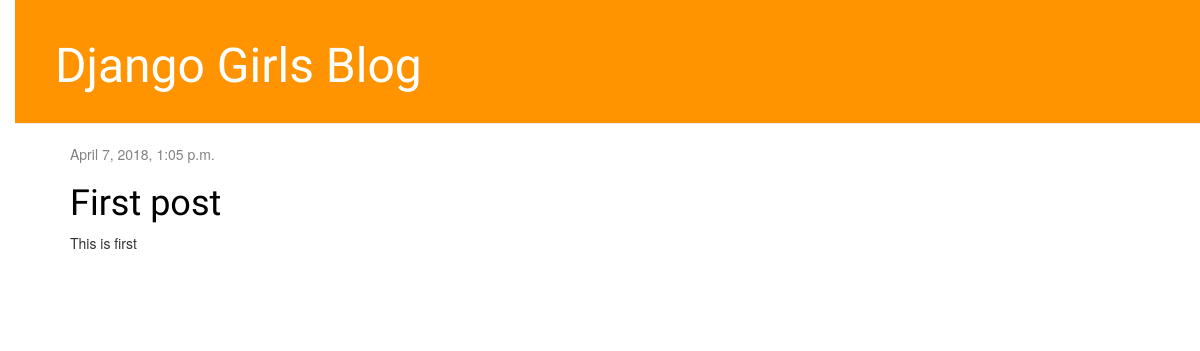
Before: / with the older database file.
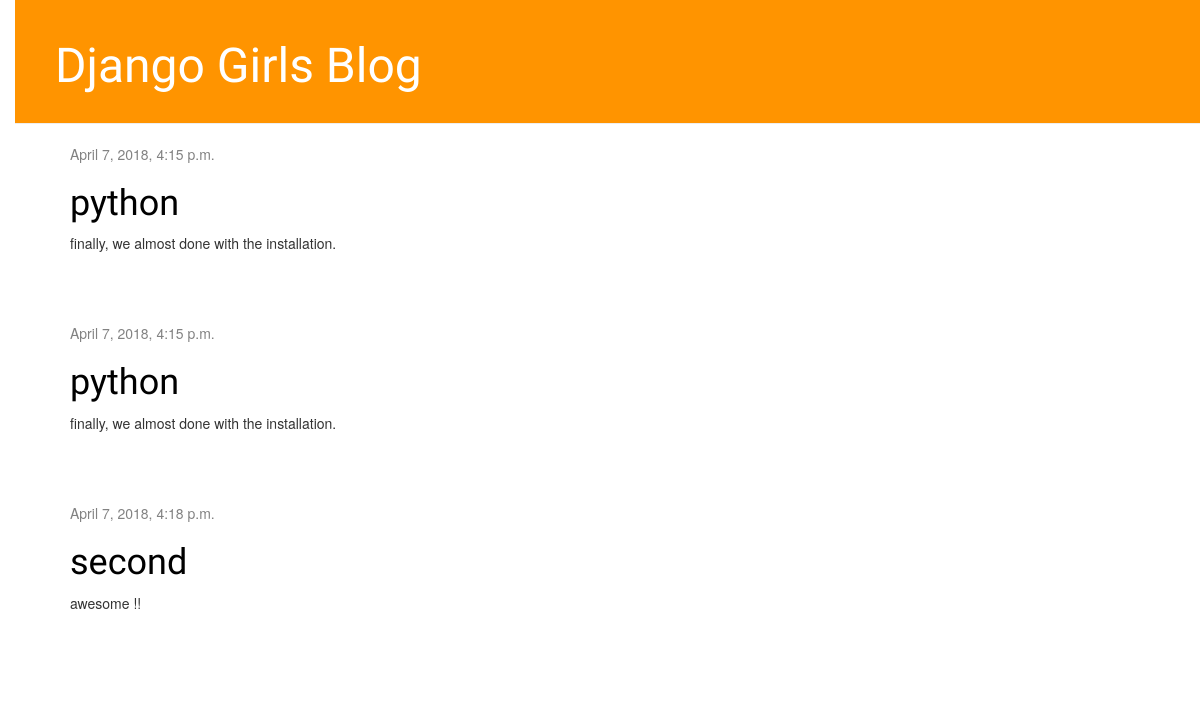
After: the same page with the newer database file.
### blog/models.py (models this page shows)
class Post(models.Model):
    author = models.ForeignKey('auth.User',on_delete=models.CASCADE)
    title = models.CharField(max_length=200)
    text = models.TextField()
    created_date = models.DateTimeField(
    default=timezone.now)
    published_date = models.DateTimeField(
    blank=True, null=True)

### blog/views.py (the view)
# urls.py: url(r'^$', views.post_list, name='post_list'),
def post_list(request):
    posts = Post.objects.filter(published_date__lte=timezone.now()).order_by('published_date')
    return render(request, 'blog/post_list.html', {'posts': posts})

### blog/templates/blog/post_list.html
{% extends 'blog/base.html' %}
{% block content %}
    {% for post in posts %}
    <div class="post">
        <div class="date">
            {{ post.published_date }}
        </div>
        <h1>
            <a href="{% url 'post_detail' pk=post.pk %}">{{ post.title }}</a>
        </h1>
        <p>{{ post.text|linebreaksbr }}</p>
    </div>
    {% endfor %}
{% endblock %}

### blog/templates/blog/base.html (shortened to what this page needs)
{% load staticfiles %}
<html>
<head>
    <link rel="stylesheet" href="//maxcdn.bootstrapcdn.com/bootstrap/3.2.0/css/bootstrap.min.css">
    <link rel="stylesheet" href="//maxcdn.bootstrapcdn.com/bootstrap/3.2.0/css/bootstrap-theme.min.css">
    <link rel="stylesheet" href="{% static 'css/blog.css' %}">
</head>
<body>
    <body>
        <div class="page-header">
            <h1>
                <a href="/">Django Girls Blog</a>
            </h1>
        </div>
        <div class="content container">
            <div class="row">
                <div class="col-md-8">
                    {% block content %} {% endblock %}
                </div>
            </div>
        </div>
    </body>
</body>
</html>

### blog/static/css/blog.css (style rules this page uses)
h1 a { color: #FCA205; font-family: 'Lobster'; }
body { padding-left: 15px; }
.page-header { background-color: #ff9400; margin-top: 0; padding: 20px 20px 20px 40px; }
.page-header h1, .page-header h1 a, .page-header h1 a:visited, .page-header h1 a:active { color: #ffffff; font-size: 36pt; text-decoration: none; }
.content { margin-left: 40px; }
h1, h2, h3, h4 { font-family: 'Lobster', cursive; }
.date { color: #828282; }
.post { margin-bottom: 70px; }
.post h1 a, .post h1 a:visited { color: #000000; }

Changed rows visible on the page:
removed Post: published_date "April 7, 2018, 1:05 p.m.", title "First post", text "This is first"
added Post: published_date "April 7, 2018, 4:15 p.m.", title "python", text "finally, we almost done with the installation."
added Post: published_date "April 7, 2018, 4:15 p.m.", title "python", text "finally, we almost done with the installation."
added Post: published_date "April 7, 2018, 4:18 p.m.", title "second", text "awesome !!"
